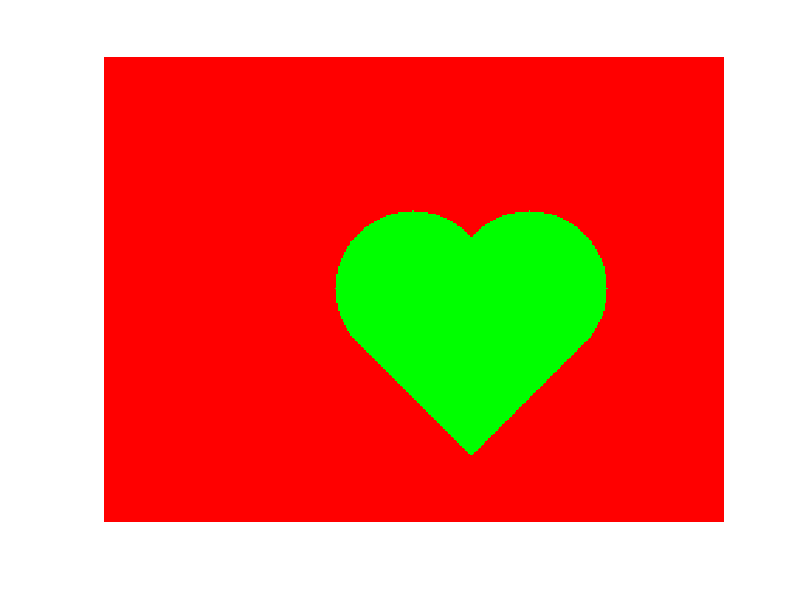

MATLAB code for this plot:
img=zeros(300,400,3);
img(:,:,1)=255;

for i=100:200
  for j=150:250
    if(sqrt((i-150)^2+(j-200)^2)<=50)
      img(i,j,1)=0;
      img(i,j,2)=255;
      img(i,j,3)=0;
    endif
  endfor
endfor

for i=100:200
  for j=225:325
    if(sqrt((i-150)^2+(j-275)^2)<=50)
      img(i,j,1)=0;
      img(i,j,2)=255;
      img(i,j,3)=0;
    endif
  endfor
endfor

k=0;
for i=180:280
  img(i,160+k:315-k,1)=0;
  img(i,160+k:315-k,2)=255;
  img(i,160+k:315-k,3)=0;
  k=k+1;  
endfor

#img(1:300,1:4,:)=0;

imshow(img);
